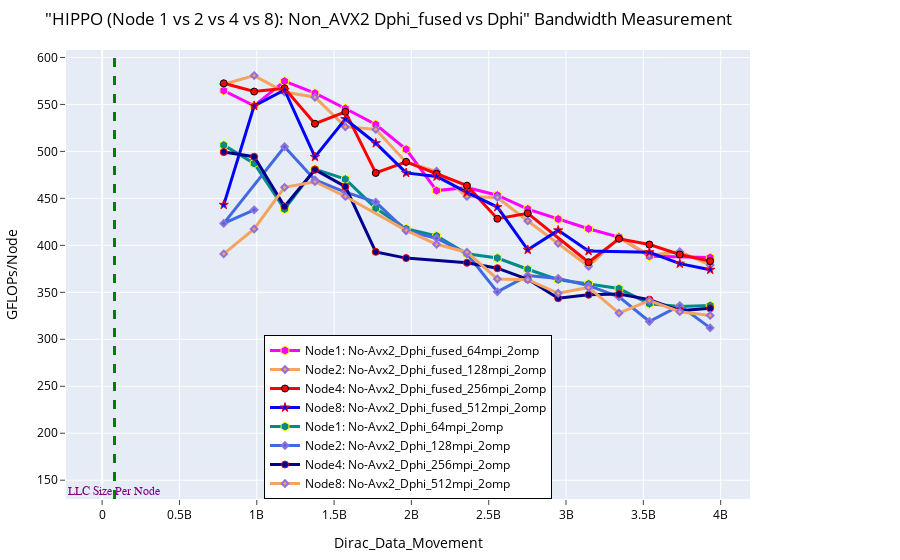

Notebook code for this chart:
### Markdown cell above
# Bandwidth Measurement

### Code cell
fig = go.Figure() 

# MACRO Fused Case
fig.add_trace(go.Scatter(x=(dfn1MacFusProb_64mpi_2omp.Dirc_Data_Mov*(dfn1MacFusProb_64mpi_2omp.MPI_size)), 
                         y=(dfn1MacFusProb_64mpi_2omp.BAND*(dfn1MacFusProb_64mpi_2omp.MPI_size)), 
                         mode='lines+markers', 
                         name='Node1: No-Avx2_Dphi_fused_64mpi_2omp',
                         line=dict(color='magenta',width=3),
                         marker=dict(symbol='hexagon',size=9, line=dict(color='yellow',width=1))))

fig.add_trace(go.Scatter(x=(dfn2MacFusProb_128mpi_2omp.Dirc_Data_Mov*(dfn2MacFusProb_128mpi_2omp.MPI_size/2)), 
                         y=(dfn2MacFusProb_128mpi_2omp.BAND*(dfn2MacFusProb_128mpi_2omp.MPI_size/2)), 
                         mode='lines+markers', 
                         name='Node2: No-Avx2_Dphi_fused_128mpi_2omp',
                         line=dict(color='sandybrown',width=3),
                         marker=dict(symbol='diamond',size=5,line=dict(color='MediumPurple',width=2))))


fig.add_trace(go.Scatter(x=(dfn4MacFusProb_256mpi_2omp.Dirc_Data_Mov*(dfn4MacFusProb_256mpi_2omp.MPI_size/4)), 
                         y=(dfn4MacFusProb_256mpi_2omp.BAND*(dfn4MacFusProb_256mpi_2omp.MPI_size/4)), 
                         mode='lines+markers', 
                         name='Node4: No-Avx2_Dphi_fused_256mpi_2omp',
                         line=dict(color='red',width=3),
                         marker=dict(symbol='circle',size=7, line=dict(color='black',width=1))))

fig.add_trace(go.Scatter(x=(dfn8MacFusProb_512mpi_2omp.Dirc_Data_Mov*(dfn8MacFusProb_512mpi_2omp.MPI_size/8)), 
                         y=(dfn8MacFusProb_512mpi_2omp.BAND*(dfn8MacFusProb_512mpi_2omp.MPI_size/8)), 
                         mode='lines+markers', 
                         name='Node8: No-Avx2_Dphi_fused_512mpi_2omp',
                         line=dict(color='blue',width=3),
                         marker=dict(symbol='star',size=7, line=dict(color='red',width=1))))




# MACRO Non_fused Case
fig.add_trace(go.Scatter(x=(dfn1MacNonFusNonProb_64mpi_2omp.Dirc_Data_Mov*(dfn1MacNonFusNonProb_64mpi_2omp.MPI_size)), 
                         y=(dfn1MacNonFusNonProb_64mpi_2omp.BAND*(dfn1MacNonFusNonProb_64mpi_2omp.MPI_size)), 
                         mode='lines+markers', 
                         name='Node1: No-Avx2_Dphi_64mpi_2omp',
                         line=dict(color='darkcyan',width=3),
                         marker=dict(symbol='hexagon',size=9, line=dict(color='yellow',width=1))))

fig.add_trace(go.Scatter(x=(dfn2MacNonFusNonProb_128mpi_2omp.Dirc_Data_Mov*(dfn2MacNonFusNonProb_128mpi_2omp.MPI_size/2)), 
                         y=(dfn2MacNonFusNonProb_128mpi_2omp.BAND*(dfn2MacNonFusNonProb_128mpi_2omp.MPI_size/2)), 
                         mode='lines+markers', 
                         name='Node2: No-Avx2_Dphi_128mpi_2omp',
                         line=dict(color='royalblue',width=3),
                         marker=dict(symbol='diamond',size=5,line=dict(color='MediumPurple',width=2))))

fig.add_trace(go.Scatter(x=(dfn4MacNonFusProb_256mpi_2omp.Dirc_Data_Mov*(dfn4MacNonFusProb_256mpi_2omp.MPI_size/4)), 
                         y=(dfn4MacNonFusProb_256mpi_2omp.BAND*(dfn4MacNonFusProb_256mpi_2omp.MPI_size/4)), 
                         mode='lines+markers', 
                         name='Node4: No-Avx2_Dphi_256mpi_2omp',
                         line=dict(color='darkblue',width=3),
                         marker=dict(symbol='circle',size=7, line=dict(color='red',width=1))))

fig.add_trace(go.Scatter(x=(dfn8MacNonFusNonProb_512mpi_2omp.Dirc_Data_Mov*(dfn8MacNonFusNonProb_512mpi_2omp.MPI_size/8)), 
                         y=(dfn8MacNonFusNonProb_512mpi_2omp.BAND*(dfn8MacNonFusNonProb_512mpi_2omp.MPI_size/8)), 
                         mode='lines+markers', 
                         name='Node8: No-Avx2_Dphi_512mpi_2omp',
                         line=dict(color='sandybrown',width=3),
                         marker=dict(symbol='diamond',size=5,line=dict(color='MediumPurple',width=2))))




# Adding a vertical line
fig.add_vline(x=80e6, line_width=3, line_dash="dash", line_color="green")
# fig.add_hline(y=1024, line_width=3, line_dash="dash", line_color="red")

# Add annotation
fig.add_annotation(
    x='80e6'
    , y=130
    , text=f'LLC Size Per Node'
    , yanchor='bottom'
    , showarrow=False
    , arrowhead=1
    , arrowsize=1
    , arrowwidth=2
    , arrowcolor="#636363"
    , ax=-20
    , ay=-30
    , font=dict(size=12, color="purple", family="Sans Serif")
    , align="left"
    ,)



fig.update_layout(
    title=dict(text='"HIPPO (Node 1 vs 2 vs 4 vs 8): Non_AVX2 Dphi_fused vs Dphi" Bandwidth Measurement',
               font=dict(color="black")),  # Set title text color to black
    xaxis_title=dict(text='Dirac_Data_Movement', font=dict(color="black")), 
    yaxis_title=dict(text='GFLOPs/Node', font=dict(color="black")), 
    xaxis=dict(ticks="outside", tickfont=dict(color="black")),  # Set font color for x-axis ticks
    yaxis=dict(ticks="outside", tickfont=dict(color="black")),  # Set font color for y-axis ticks
#     legend=go.layout.Legend(bordercolor="black", borderwidth=1, x=1, xanchor="right", y=1, yanchor="top",
#                             font=dict(color="black")),  # Set legend text color to black
    legend=go.layout.Legend(bordercolor="black", borderwidth=1, x=0.5, xanchor="center", y=0, yanchor="bottom", font=dict(color="black")),

    margin=dict(l=50, r=150, t=50, b=50)  # Adjust the left and right margins
)

### Figure 1 — Plotly figure (JSON) as saved in the notebook; plotly's stock layout.template omitted (floating-point values rounded to 4 significant figures)
{"data": [{"line": {"color": "magenta", "width": 3}, "marker": {"line": {"color": "yellow", "width": 1}, "size": 9, "symbol": "hexagon"}, "mode": "lines+markers", "name": "Node1: No-Avx2_Dphi_fused_64mpi_2omp", "type": "scatter", "x": [786432000, 983040000, 1179648000, 1376256000, 1572864000, 1769472000, 1966080000, 2162688000, 2359296000, 2555904000, 2752512000, 2949120000, 3145728000, 3342336000, 3538944000, 3932160000], "y": [564.7, 548.5, 574.8, 562.0, 545.6, 528.6, 502.3, 458.3, 461.6, 453.4, 438.6, 428.0, 417.6, 408.8, 388.3, 387.0]}, {"line": {"color": "sandybrown", "width": 3}, "marker": {"line": {"color": "MediumPurple", "width": 2}, "size": 5, "symbol": "diamond"}, "mode": "lines+markers", "name": "Node2: No-Avx2_Dphi_fused_128mpi_2omp", "type": "scatter", "x": [786432000, 983040000, 1179648000, 1376256000, 1572864000, 1769472000, 1966080000, 2162688000, 2359296000, 2555904000, 2752512000, 2949120000, 3145728000, 3342336000, 3538944000, 3735552000, 3932160000], "y": [571.4, 580.7, 563.2, 557.7, 526.2, 523.4, 488.5, 478.9, 452.1, 451.0, 426.0, 402.2, 377.8, 408.2, 389.5, 393.2, 379.1]}, {"line": {"color": "red", "width": 3}, "marker": {"line": {"color": "black", "width": 1}, "size": 7, "symbol": "circle"}, "mode": "lines+markers", "name": "Node4: No-Avx2_Dphi_fused_256mpi_2omp", "type": "scatter", "x": [786432000, 983040000, 1179648000, 1376256000, 1572864000, 1769472000, 1966080000, 2162688000, 2359296000, 2555904000, 2752512000, 3145728000, 3342336000, 3538944000, 3735552000, 3932160000], "y": [572.5, 563.7, 567.1, 529.4, 542.1, 477.0, 488.9, 476.1, 463.6, 428.3, 434.1, 382.0, 407.0, 400.9, 390.2, 383.2]}, {"line": {"color": "blue", "width": 3}, "marker": {"line": {"color": "red", "width": 1}, "size": 7, "symbol": "star"}, "mode": "lines+markers", "name": "Node8: No-Avx2_Dphi_fused_512mpi_2omp", "type": "scatter", "x": [786432000, 983040000, 1179648000, 1376256000, 1572864000, 1769472000, 1966080000, 2162688000, 2359296000, 2555904000, 2752512000, 2949120000, 3145728000, 3538944000, 3735552000, 3932160000], "y": [443.1, 548.5, 565.4, 494.1, 534.4, 508.7, 477.1, 473.3, 456.4, 440.8, 395.2, 415.9, 394.0, 392.6, 380.5, 374.0]}, {"line": {"color": "darkcyan", "width": 3}, "marker": {"line": {"color": "yellow", "width": 1}, "size": 9, "symbol": "hexagon"}, "mode": "lines+markers", "name": "Node1: No-Avx2_Dphi_64mpi_2omp", "type": "scatter", "x": [786432000, 983040000, 1179648000, 1376256000, 1572864000, 1769472000, 1966080000, 2162688000, 2359296000, 2555904000, 2752512000, 2949120000, 3145728000, 3342336000, 3538944000, 3735552000, 3932160000], "y": [506.7, 487.2, 438.6, 481.1, 470.5, 439.5, 417.7, 410.0, 391.1, 386.5, 374.5, 363.4, 358.9, 354.0, 337.9, 334.8, 335.9]}, {"line": {"color": "royalblue", "width": 3}, "marker": {"line": {"color": "MediumPurple", "width": 2}, "size": 5, "symbol": "diamond"}, "mode": "lines+markers", "name": "Node2: No-Avx2_Dphi_128mpi_2omp", "type": "scatter", "x": [983040000, 786432000, 1179648000, 1376256000, 1572864000, 1769472000, 1966080000, 2162688000, 2359296000, 2555904000, 2752512000, 2949120000, 3145728000, 3342336000, 3538944000, 3735552000, 3932160000], "y": [437.8, 423.4, 505.0, 469.6, 456.7, 446.0, 415.4, 407.6, 391.1, 350.5, 367.8, 364.8, 357.1, 345.1, 319.0, 335.9, 312.1]}, {"line": {"color": "darkblue", "width": 3}, "marker": {"line": {"color": "red", "width": 1}, "size": 7, "symbol": "circle"}, "mode": "lines+markers", "name": "Node4: No-Avx2_Dphi_256mpi_2omp", "type": "scatter", "x": [786432000, 983040000, 1179648000, 1376256000, 1572864000, 1769472000, 1966080000, 2359296000, 2555904000, 2752512000, 2949120000, 3145728000, 3342336000, 3538944000, 3735552000, 3932160000], "y": [499.3, 494.4, 441.4, 480.5, 462.5, 393.1, 386.4, 381.4, 375.7, 363.9, 343.7, 347.4, 348.1, 342.2, 330.5, 333.0]}, {"line": {"color": "sandybrown", "width": 3}, "marker": {"line": {"color": "MediumPurple", "width": 2}, "size": 5, "symbol": "diamond"}, "mode": "lines+markers", "name": "Node8: No-Avx2_Dphi_512mpi_2omp", "type": "scatter", "x": [786432000, 983040000, 1179648000, 1376256000, 1572864000, 1966080000, 2162688000, 2359296000, 2555904000, 2752512000, 2949120000, 3145728000, 3342336000, 3538944000, 3735552000, 3932160000], "y": [390.9, 417.4, 461.7, 467.8, 452.0, 416.0, 401.1, 392.7, 364.2, 363.4, 349.0, 355.2, 327.9, 341.3, 329.4, 325.4]}], "layout": {"annotations": [{"align": "left", "arrowcolor": "#636363", "arrowhead": 1, "arrowsize": 1, "arrowwidth": 2, "ax": -20, "ay": -30, "font": {"color": "purple", "family": "Sans Serif", "size": 12}, "showarrow": false, "text": "LLC Size Per Node", "x": "80e6", "y": 130, "yanchor": "bottom"}], "legend": {"bordercolor": "black", "borderwidth": 1, "font": {"color": "black"}, "x": 0.5, "xanchor": "center", "y": 0, "yanchor": "bottom"}, "margin": {"b": 50, "l": 50, "r": 150, "t": 50}, "shapes": [{"line": {"color": "green", "dash": "dash", "width": 3}, "type": "line", "x0": 80000000, "x1": 80000000, "xref": "x", "y0": 0, "y1": 1, "yref": "y domain"}], "title": {"font": {"color": "black"}, "text": "\"HIPPO (Node 1 vs 2 vs 4 vs 8): Non_AVX2 Dphi_fused vs Dphi\" Bandwidth Measurement"}, "xaxis": {"tickfont": {"color": "black"}, "ticks": "outside", "title": {"font": {"color": "black"}, "text": "Dirac_Data_Movement"}}, "yaxis": {"tickfont": {"color": "black"}, "ticks": "outside", "title": {"font": {"color": "black"}, "text": "GFLOPs/Node"}}}}
